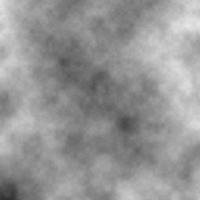
Frame 1 (no input)
Frame 60 (no input): identical to frame 1, image omitted
Frame 120 (the mouse pressed at the canvas centre since frame 60): identical to frame 1, image omitted

The p5.js sketch that drew this single still picture (run headless with seeded random() and noise() and a simulated clock; from frame 60 on, the mouse is pressed at the canvas centre):

// p5.js sketch
// ── sketch.js
// ===============================
// objetivo do exercicio
// refinar os detalhes da função noise
//--------------------------------
let increment = 0.01

function setup() {
  createCanvas(200, 200);
  pixelDensity(1)
  noiseDetail(16, 0.6); // ajustes no detalhe da função noise, padrão (4, 0.5) (quantidade de oitavas, redução dos valores)
}

function draw() {
  let yOffcet = 0;

  loadPixels();
  for (let y = 0; y < height; y += 1) {
    let xOffcet = 0;
    for (let x = 0; x < width; x += 1) {
      let index = (x + y * width) * 4;
      let noiseValue = noise(xOffcet, yOffcet) * 255;
      pixels[index] = noiseValue;
      pixels[index + 1] = noiseValue;
      pixels[index + 2] = noiseValue;
      pixels[index + 3] = 255;
      xOffcet += increment;
    }
    yOffcet += increment;
  }
  updatePixels()
}
